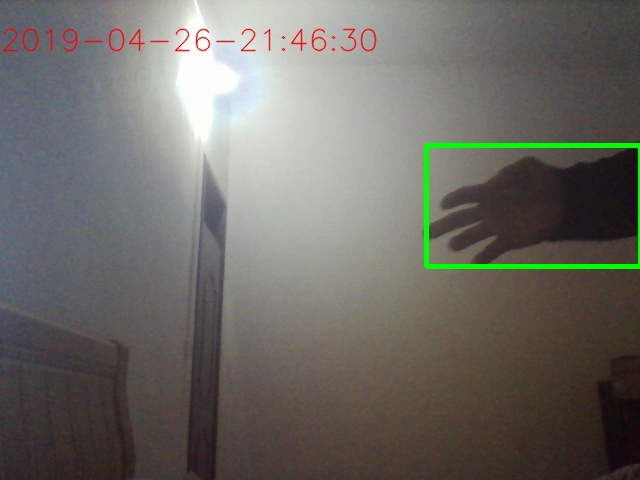
#> input picture Opencv-Python/motion_detector/image/2019-04-26 21_46_28.jpg, 640 x 480 px; its folder holds only this picture in this run
$ python -i utils.py   (imports and definitions only)   (older library calls are emulated)
#> lines starting #> are read from the running program, lines starting #| are printed output that depends on the picture
# _*_ coding: utf-8 _*_
# @Time     : 2019/3/7 17:49
# @Author   : Ole211
# @Site     :
# @File     : utils.py
# @Software : PyCharm
import numpy as np
import os
import cv2
import matplotlib.pyplot as plt
import matplotlib.image as mpimg


# get all image in the given directory persume that this directory only contain image files
# [38 lines left out: functions get_images_by_dir, calibrate, get_M_Minv, cal_undistort, not called in this run]


def abs_sobel_thresh(img, orient='x', thresh_min=0, thresh_max=255):
    # Convert to grayscale
#> called with orient = 'x', thresh_min = 0, thresh_max = 255
    gray = cv2.cvtColor(img, cv2.COLOR_RGB2GRAY)
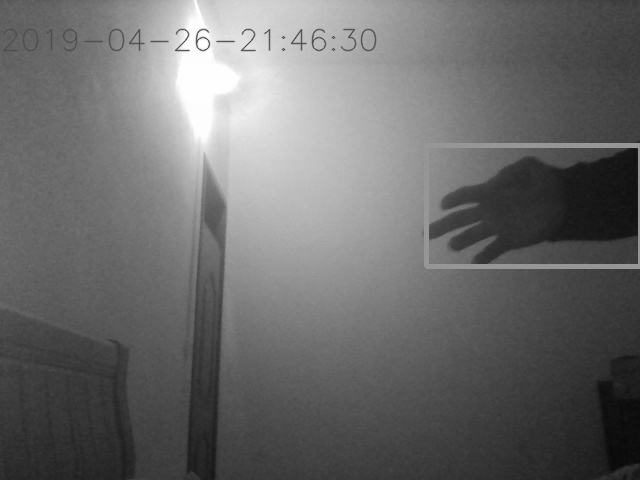
#> gray: shape (480, 640); min 8, max 255, mean 107
    # Apply x or y gradient with the OpenCV Sobel() function
    # and take the absolute value
    if orient == 'x':
        abs_sobel = np.absolute(cv2.Sobel(gray, cv2.CV_64F, 1, 0))
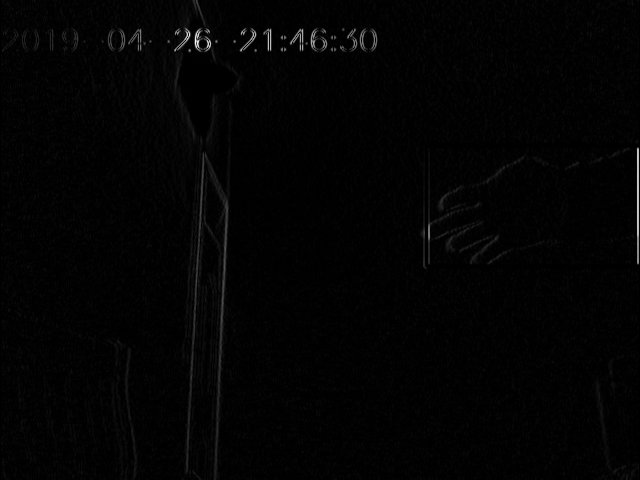
#> abs_sobel: shape (480, 640) float64; min 0, max 662, mean 9.2; drawn with min black and max white
    if orient == 'y':
        abs_sobel = np.absolute(cv2.Sobel(gray, cv2.CV_64F, 0, 1))
    # Rescale back to 8 bit integer
    scaled_sobel = np.uint8(255 * abs_sobel / np.max(abs_sobel))
    # Create a copy and apply the threshold
    binary_output = np.zeros_like(scaled_sobel)
    # Here I'm using inclusive (>=, <=) thresholds, but exclusive is ok too
    binary_output[(scaled_sobel >= thresh_min) & (scaled_sobel <= thresh_max)] = 1

    # Return the result
    return binary_output


# [240 lines left out: functions mag_thresh, dir_threshold, hls_select, luv_select, lab_select, find_line and 6 more, not called in this run]

>>> import cv2
>>> picture = cv2.cvtColor(cv2.imread('../../Opencv-Python/motion_detector/image/2019-04-26 21_46_28.jpg'), cv2.COLOR_BGR2RGB)
>>> result = abs_sobel_thresh(picture)
#> result: shape (480, 640); every value is 1

$ run again, on Opencv-Python/motion_detector/image/2019-04-26 21_46_40.jpg
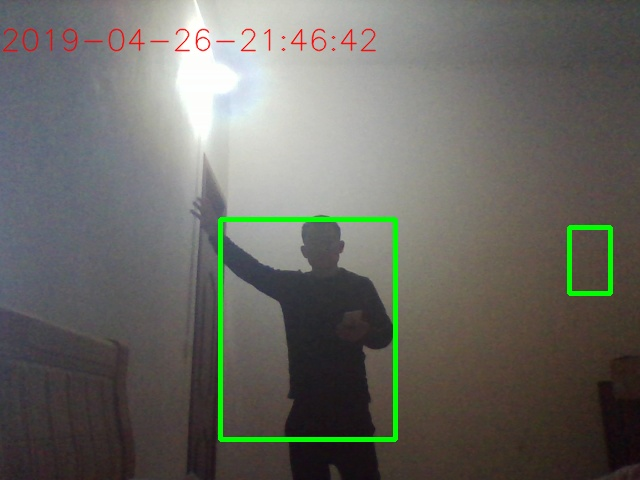
#> input picture Opencv-Python/motion_detector/image/2019-04-26 21_46_40.jpg, 640 x 480 px
#> in abs_sobel_thresh, `gray = cv2.cvtColor(img, cv2.COLOR_RGB2GRAY)`:
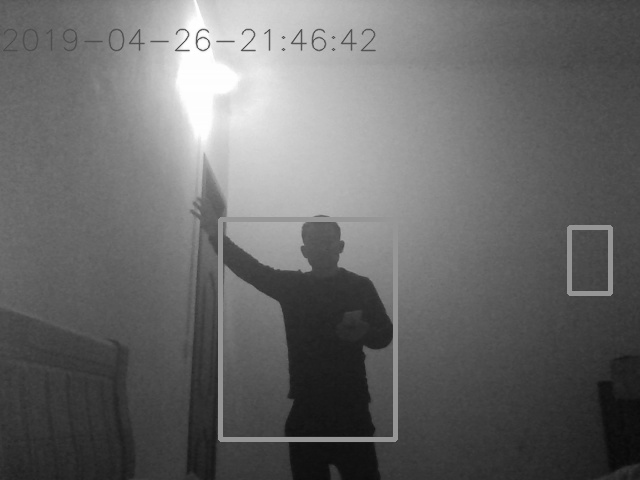
#> gray: shape (480, 640); min 10, max 255, mean 104.7
#> in abs_sobel_thresh, `abs_sobel = np.absolute(cv2.Sobel(gray, cv2.CV_64F, 1, 0))`:
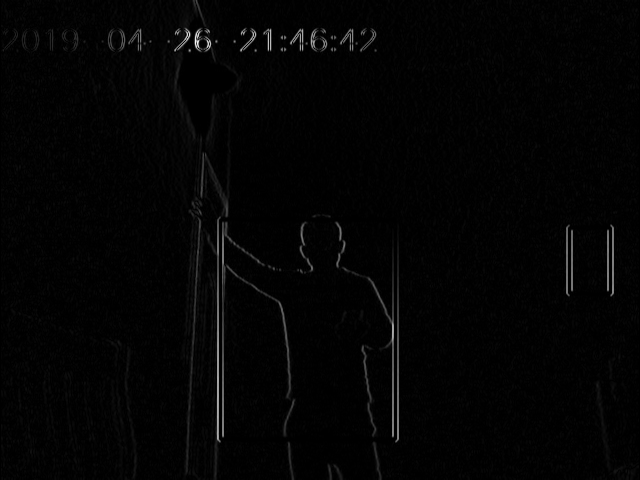
#> abs_sobel: shape (480, 640) float64; min 0, max 662, mean 10.8; drawn with min black and max white
#> result: shape (480, 640); every value is 1

$ run again, on Opencv-Python/motion_detector/image/2019-04-26 21_49_09.jpg
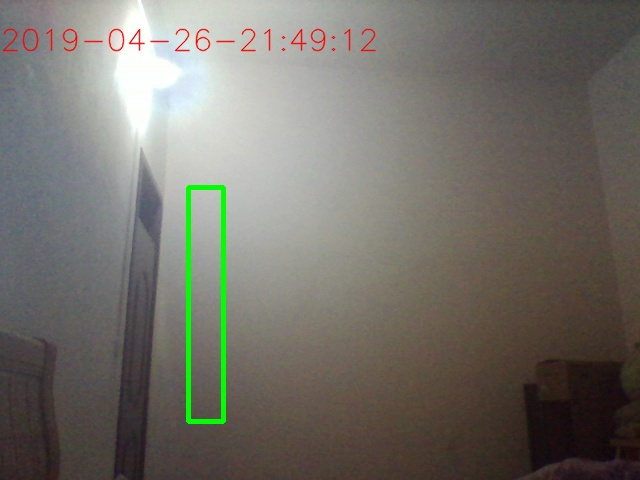
#> input picture Opencv-Python/motion_detector/image/2019-04-26 21_49_09.jpg, 640 x 480 px
#> in abs_sobel_thresh, `gray = cv2.cvtColor(img, cv2.COLOR_RGB2GRAY)`:
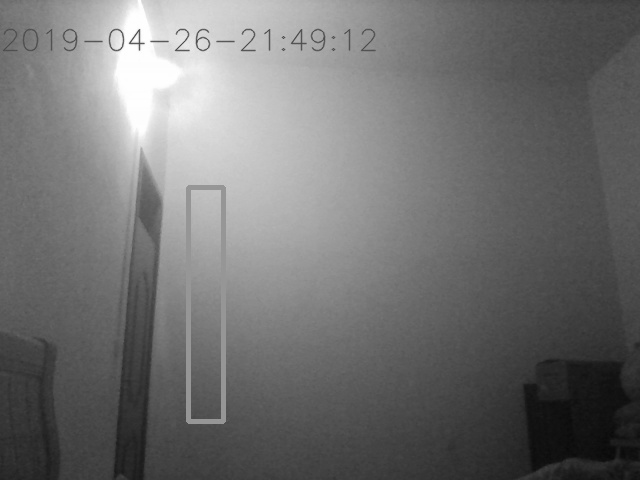
#> gray: shape (480, 640); min 9, max 255, mean 112.5
#> in abs_sobel_thresh, `abs_sobel = np.absolute(cv2.Sobel(gray, cv2.CV_64F, 1, 0))`:
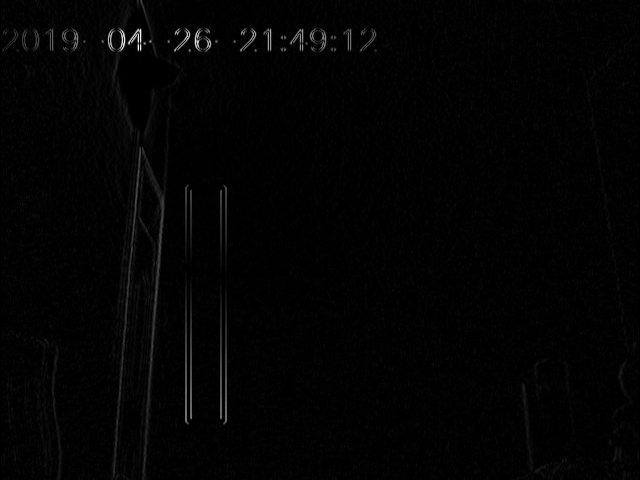
#> abs_sobel: shape (480, 640) float64; min 0, max 648, mean 9.5; drawn with min black and max white
#> result: shape (480, 640); every value is 1
